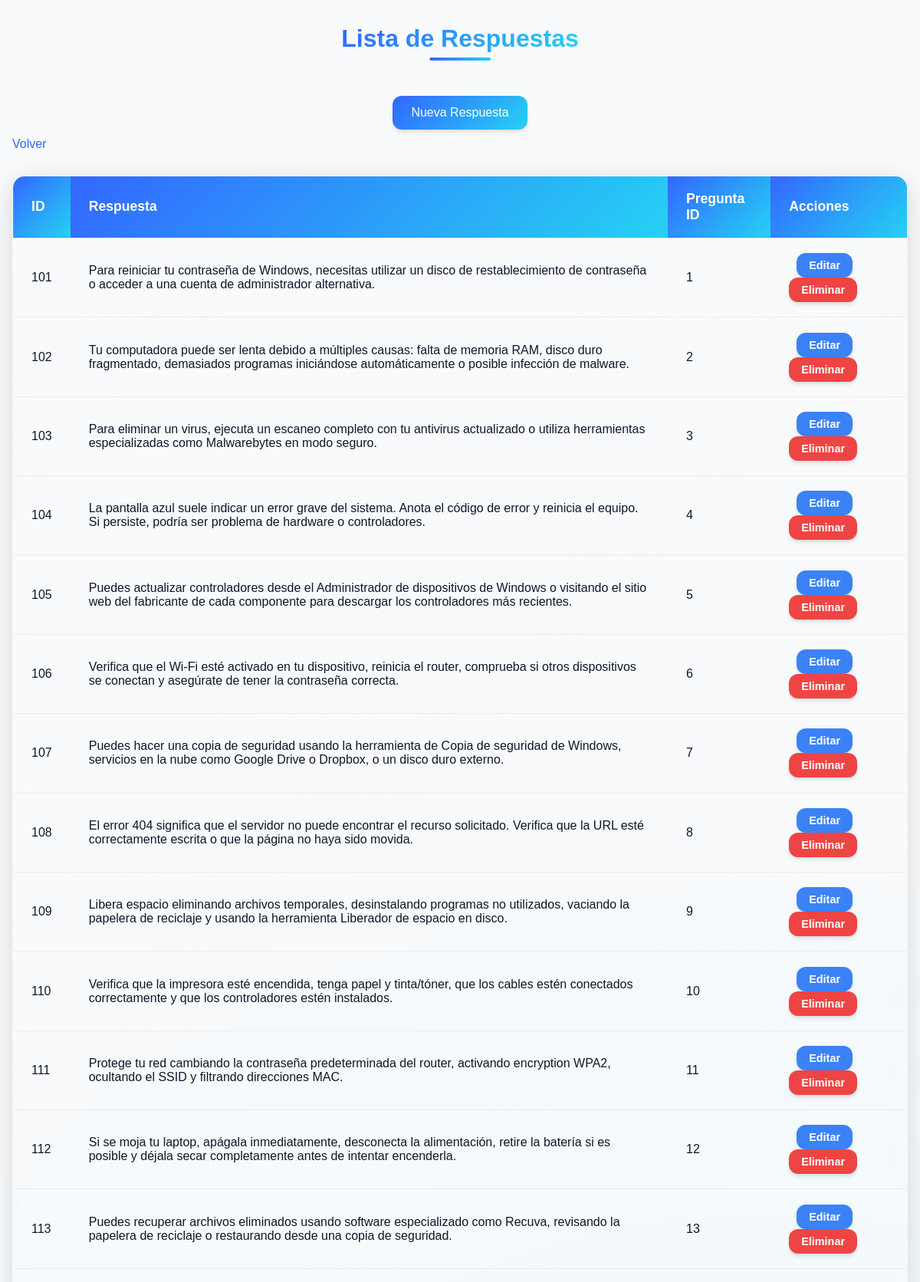
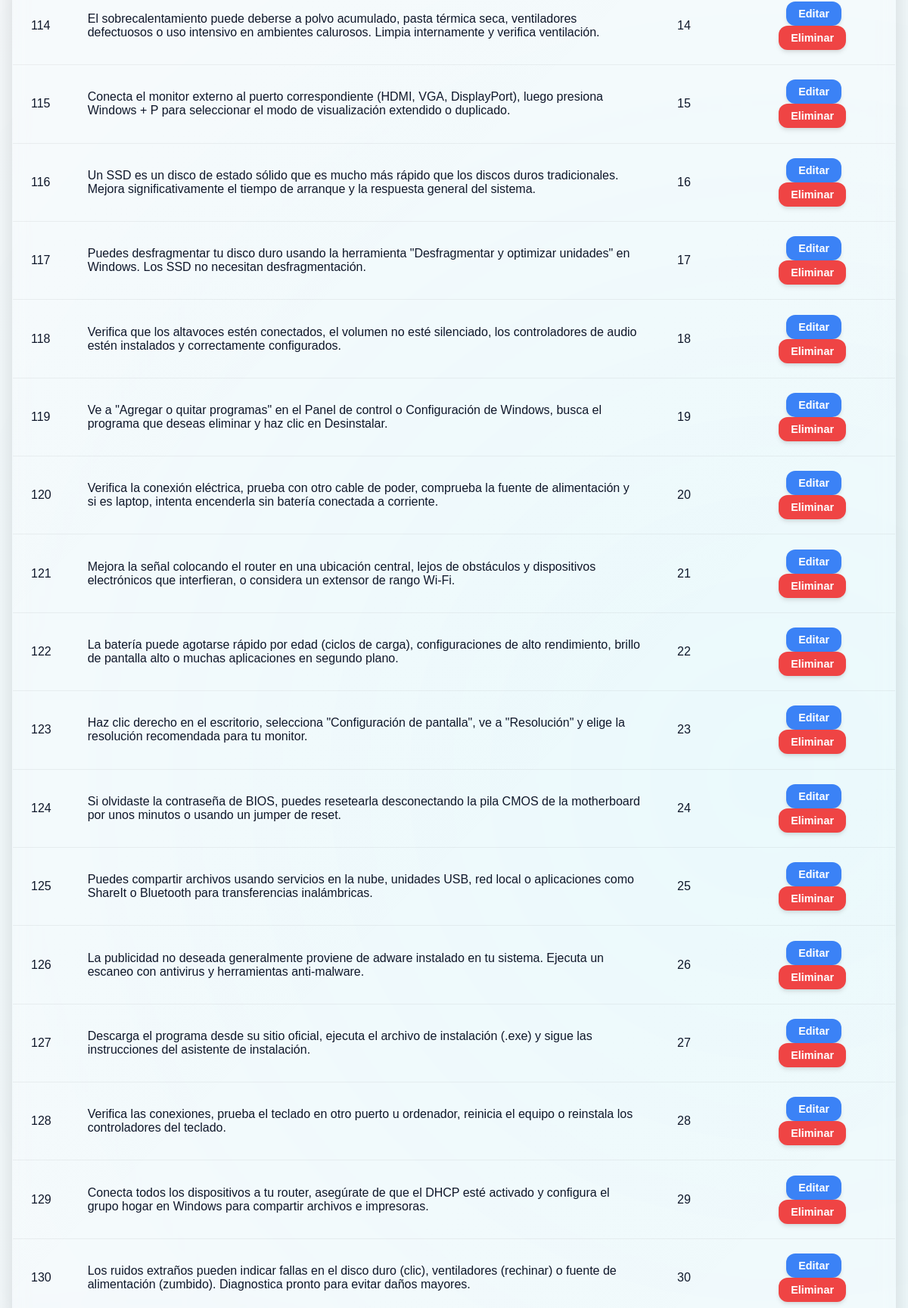
Screenshot of /src/php/listarRespuesta.php (signed in, upper part) with the database file from the repository (2 pictures, top to bottom).
### tables this page shows
CREATE TABLE `respuestas` (
  `id` int(11) NOT NULL,
  `respuesta` varchar(500) NOT NULL,
  `pregunta_id` int(11) DEFAULT NULL
);

### src/php/clases/respuesta.class.php (called while the page is built, shortened)
<?php
class Respuesta {
    public static function obtenerTodas() {
        $conexion = Database::getInstance()->getConnection();
        $sql = "SELECT * FROM respuestas";
        $stmt = $conexion->query($sql);
        return $stmt->fetchAll(PDO::FETCH_ASSOC);
    }
}
?>

### src/php/listarRespuesta.php (the view, shortened to what this page needs)
<?php
require_once("./clases/respuesta.class.php");
$respuestas = Respuesta::obtenerTodas();
?>
<html>
<head>
    <link rel="stylesheet" type="text/css" href="../css/generico.css">
</head>
</html>
<h2 style="text-align: center;">Lista de Respuestas</h2>
<div style="text-align: center; margin-bottom: 10px;">
    <a href="formAltaRespuesta.php">Nueva Respuesta</a>
</div>
<a href="../../entrada.php">Volver</a>
<table>
    <tr>
        <th>ID</th>
        <th>Respuesta</th>
        <th>Pregunta ID</th>
        <th>Acciones</th>
    </tr>
    <?php foreach ($respuestas as $respuesta) { ?>
        <tr>
            <td><?= $respuesta['id'] ?></td>
            <td><?= $respuesta['respuesta'] ?></td>
            <td><?= $respuesta['pregunta_id'] ?></td>
            <td>
                <form action="controller/respuesta.controller.php" method="post" style="display:inline;">
                    <a href="formEditarRespuesta.php?id=<?= $respuesta['id'] ?>">Editar</a>
                    <input type="submit" onclick="return confirm('¿Está seguro de eliminar esta respuesta?')" value="Eliminar">
                </form>
            </td>
        </tr>
    <?php } ?>
</table>

### rows the page displays
respuestas: id "101", respuesta "Para reiniciar tu contraseña de Windows, necesitas utilizar un disco de restablecimiento de contraseña o acceder a una cuenta de administrador alternativa.", pregunta "1"
respuestas: id "102", respuesta "Tu computadora puede ser lenta debido a múltiples causas: falta de memoria RAM, disco duro fragmentado, demasiados programas iniciándose automáticamente o posible infección de malware.", pregunta "2"
respuestas: id "103", respuesta "Para eliminar un virus, ejecuta un escaneo completo con tu antivirus actualizado o utiliza herramientas especializadas como Malwarebytes en modo seguro.", pregunta "3"
respuestas: id "104", respuesta "La pantalla azul suele indicar un error grave del sistema. Anota el código de error y reinicia el equipo. Si persiste, podría ser problema de hardware o controladores.", pregunta "4"
respuestas: id "105", respuesta "Puedes actualizar controladores desde el Administrador de dispositivos de Windows o visitando el sitio web del fabricante de cada componente para descargar los controladores más recientes.", pregunta "5"
respuestas: id "106", respuesta "Verifica que el Wi-Fi esté activado en tu dispositivo, reinicia el router, comprueba si otros dispositivos se conectan y asegúrate de tener la contraseña correcta.", pregunta "6"
respuestas: id "107", respuesta "Puedes hacer una copia de seguridad usando la herramienta de Copia de seguridad de Windows, servicios en la nube como Google Drive o Dropbox, o un disco duro externo.", pregunta "7"
respuestas: id "108", respuesta "El error 404 significa que el servidor no puede encontrar el recurso solicitado. Verifica que la URL esté correctamente escrita o que la página no haya sido movida.", pregunta "8"
respuestas: id "109", respuesta "Libera espacio eliminando archivos temporales, desinstalando programas no utilizados, vaciando la papelera de reciclaje y usando la herramienta Liberador de espacio en disco.", pregunta "9"
respuestas: id "110", respuesta "Verifica que la impresora esté encendida, tenga papel y tinta/tóner, que los cables estén conectados correctamente y que los controladores estén instalados.", pregunta "10"
respuestas: id "111", respuesta "Protege tu red cambiando la contraseña predeterminada del router, activando encryption WPA2, ocultando el SSID y filtrando direcciones MAC.", pregunta "11"
respuestas: id "112", respuesta "Si se moja tu laptop, apágala inmediatamente, desconecta la alimentación, retire la batería si es posible y déjala secar completamente antes de intentar encenderla.", pregunta "12"
respuestas: id "113", respuesta "Puedes recuperar archivos eliminados usando software especializado como Recuva, revisando la papelera de reciclaje o restaurando desde una copia de seguridad.", pregunta "13"
respuestas: id "114", respuesta "El sobrecalentamiento puede deberse a polvo acumulado, pasta térmica seca, ventiladores defectuosos o uso intensivo en ambientes calurosos. Limpia internamente y verifica ventilación.", pregunta "14"
respuestas: id "115", respuesta "Conecta el monitor externo al puerto correspondiente (HDMI, VGA, DisplayPort), luego presiona Windows + P para seleccionar el modo de visualización extendido o duplicado.", pregunta "15"
respuestas: id "116", respuesta "Un SSD es un disco de estado sólido que es mucho más rápido que los discos duros tradicionales. Mejora significativamente el tiempo de arranque y la respuesta general del sistema.", pregunta "16"
respuestas: id "117", respuesta "Puedes desfragmentar tu disco duro usando la herramienta \"Desfragmentar y optimizar unidades\" en Windows. Los SSD no necesitan desfragmentación.", pregunta "17"
respuestas: id "118", respuesta "Verifica que los altavoces estén conectados, el volumen no esté silenciado, los controladores de audio estén instalados y correctamente configurados.", pregunta "18"
respuestas: id "119", respuesta "Ve a \"Agregar o quitar programas\" en el Panel de control o Configuración de Windows, busca el programa que deseas eliminar y haz clic en Desinstalar.", pregunta "19"
respuestas: id "120", respuesta "Verifica la conexión eléctrica, prueba con otro cable de poder, comprueba la fuente de alimentación y si es laptop, intenta encenderla sin batería conectada a corriente.", pregunta "20"
respuestas: id "121", respuesta "Mejora la señal colocando el router en una ubicación central, lejos de obstáculos y dispositivos electrónicos que interfieran, o considera un extensor de rango Wi-Fi.", pregunta "21"
respuestas: id "122", respuesta "La batería puede agotarse rápido por edad (ciclos de carga), configuraciones de alto rendimiento, brillo de pantalla alto o muchas aplicaciones en segundo plano.", pregunta "22"
respuestas: id "123", respuesta "Haz clic derecho en el escritorio, selecciona \"Configuración de pantalla\", ve a \"Resolución\" y elige la resolución recomendada para tu monitor.", pregunta "23"
respuestas: id "124", respuesta "Si olvidaste la contraseña de BIOS, puedes resetearla desconectando la pila CMOS de la motherboard por unos minutos o usando un jumper de reset.", pregunta "24"
respuestas: id "125", respuesta "Puedes compartir archivos usando servicios en la nube, unidades USB, red local o aplicaciones como ShareIt o Bluetooth para transferencias inalámbricas.", pregunta "25"
respuestas: id "126", respuesta "La publicidad no deseada generalmente proviene de adware instalado en tu sistema. Ejecuta un escaneo con antivirus y herramientas anti-malware.", pregunta "26"
respuestas: id "127", respuesta "Descarga el programa desde su sitio oficial, ejecuta el archivo de instalación (.exe) y sigue las instrucciones del asistente de instalación.", pregunta "27"
respuestas: id "128", respuesta "Verifica las conexiones, prueba el teclado en otro puerto u ordenador, reinicia el equipo o reinstala los controladores del teclado.", pregunta "28"
respuestas: id "129", respuesta "Conecta todos los dispositivos a tu router, asegúrate de que el DHCP esté activado y configura el grupo hogar en Windows para compartir archivos e impresoras.", pregunta "29"
respuestas: id "130", respuesta "Los ruidos extraños pueden indicar fallas en el disco duro (clic), ventiladores (rechinar) o fuente de alimentación (zumbido). Diagnostica pronto para evitar daños mayores.", pregunta "30"
